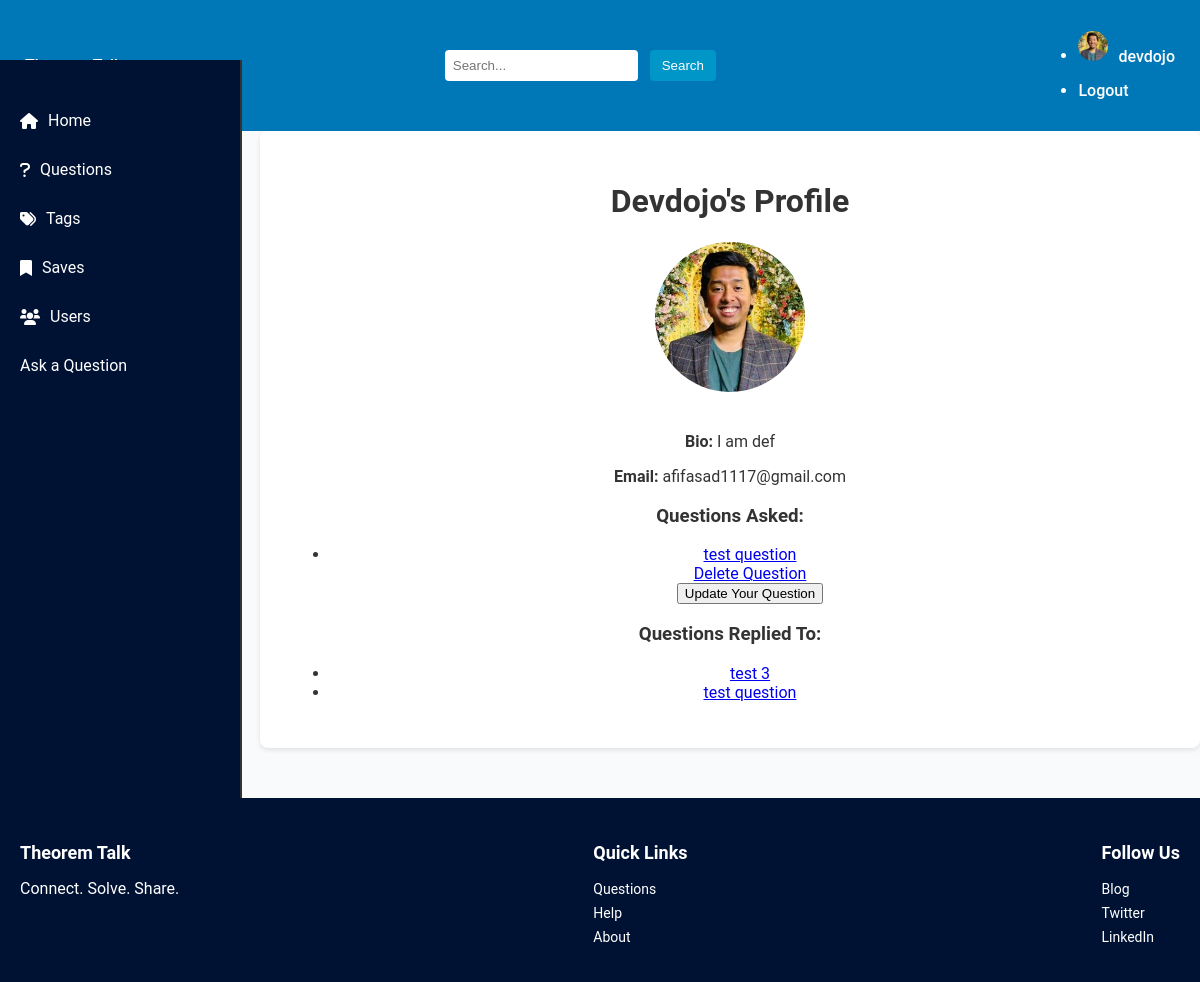
Before: /users/profile/devdojo/ (signed in) with the older database file.
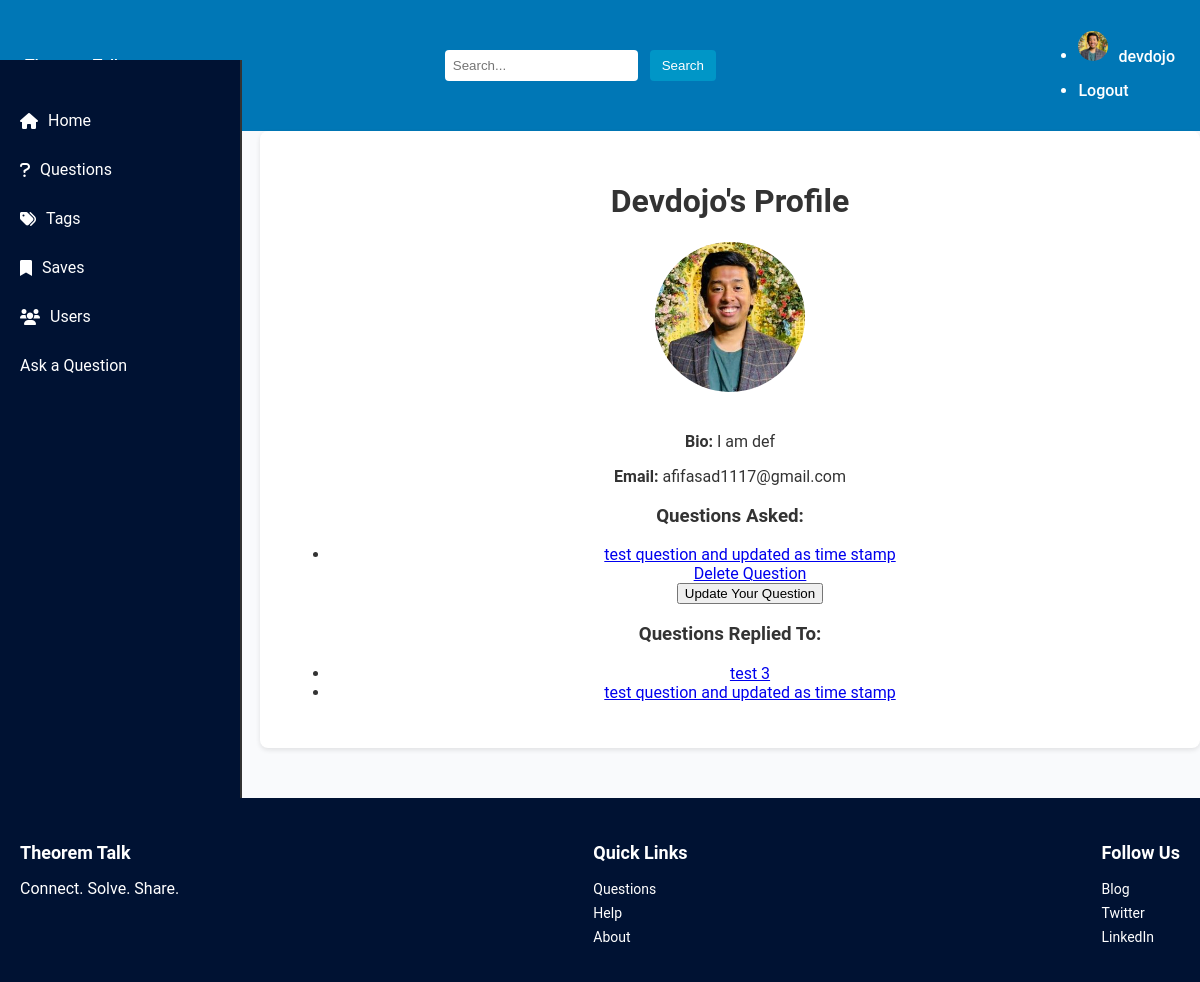
After: the same page with the newer database file.
### base/models.py (models this page shows, shortened)
class Question(models.Model):
  user = models.ForeignKey(User, on_delete=models.CASCADE)
  title = models.CharField(max_length=1000)
  content = models.TextField(null=True, blank=True)
  date_created = models.DateTimeField(auto_now_add=True)
  date_updated = models.DateTimeField(auto_now=True)
  class Meta:
    ordering = ['-date_created']

### user/views.py (the view)
# urls.py: path('profile/', user_views.profile, name = "profile"),
@login_required
def profile(request, username):
    profile_user = get_object_or_404(User, username=username)
    user_questions = Question.objects.filter(user=profile_user)
    replied_questions = Reply.objects.filter(
        user=profile_user).values('question').distinct()
    replied_question_ids = [reply['question'] for reply in replied_questions]
    replied_questions = Question.objects.filter(id__in=replied_question_ids)
    return render(request, 'users/profile.html', {
        'profile_user': profile_user,
        'questions': user_questions,
        'replied_questions': replied_questions,
    })

### user/templates/users/profile.html
{% extends "base.html" %}
{% load static %}
{% block content %}
<link rel="stylesheet" href="{% static 'user/css/profile.css' %}">
<div class="profile">
  <h1>{{ profile_user.username|title }}'s Profile</h1>
  <img src="{{ profile_user.profile.image.url }}" alt="{{ profile_user.username }}" class="profile-pic">
  <p><strong>Bio:</strong> {{ profile_user.profile.bio }}</p>
  <p><strong>Email:</strong> {{ profile_user.email }}</p>
  <h3>Questions Asked:</h3>
  {% if questions %}
    <ul>
      {% for question in questions %}
        <li>
          <a href="{% url 'base:question_detail' question.id %}">{{ question.title }}</a>
        </li>
        <div class="delete-question">
          {% if question.user == user %}
            <a href="{% url 'base:question_delete' question.pk %}" class="btn btn-danger">Delete Question</a>
          {% endif %}
        </div>
        {% if question.user == user %}
          <a href="{% url 'base:question_update' question.id %}">
            <button>Update Your Question</button>
          </a>
        {% endif %}
      {% endfor %}
    </ul>
    {% else %}
    <p>This user has not asked any questions yet.</p>
  {% endif %}
  <h3>Questions Replied To:</h3>
  {% if replied_questions %}
  <ul>
    {% for question in replied_questions %}
    <li>
      <a href="{% url 'base:question_detail' question.id %}">{{ question.title }}</a>
    </li>
    {% endfor %}
  </ul>
  {% else %}
  <p>This user has not replied to any questions yet.</p>
  {% endif %}
</div>
{% endblock %}

Changed rows visible on the page:
changed Question: title "test question" → "test question and updated as time stamp"
